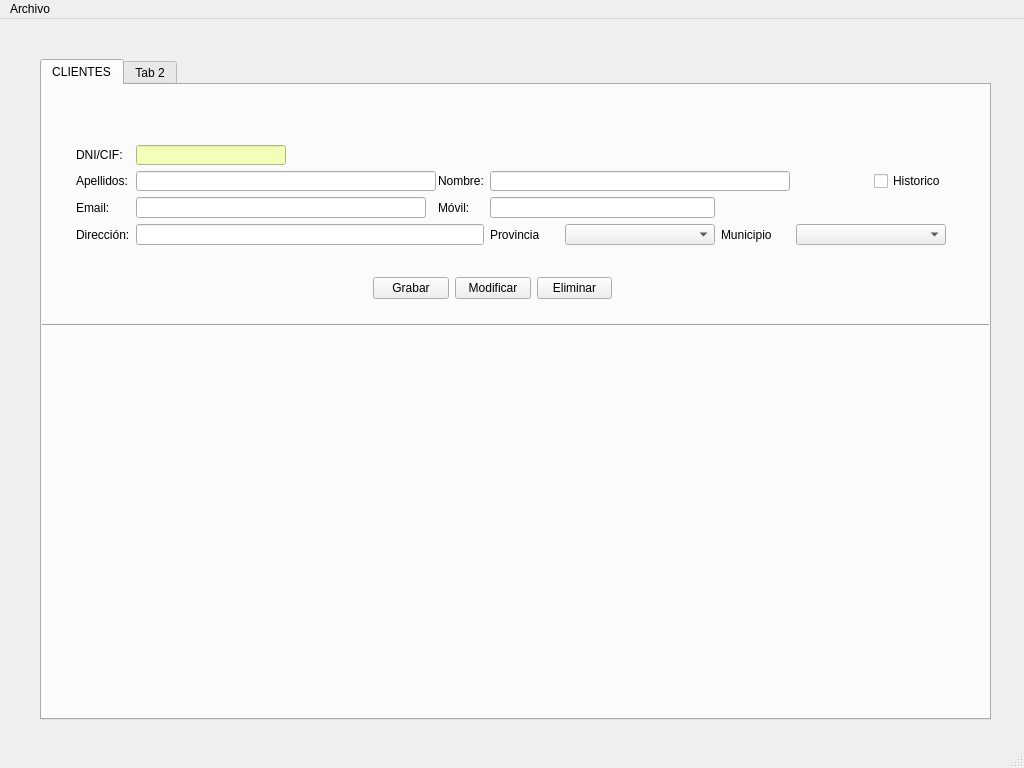
<?xml version="1.0" encoding="UTF-8"?>
<ui version="4.0">
 <class>venPrincipal</class>
 <widget class="QMainWindow" name="venPrincipal">
  <property name="geometry">
   <rect>
    <x>0</x>
    <y>0</y>
    <width>1024</width>
    <height>768</height>
   </rect>
  </property>
  <property name="minimumSize">
   <size>
    <width>1024</width>
    <height>768</height>
   </size>
  </property>
  <property name="maximumSize">
   <size>
    <width>1024</width>
    <height>768</height>
   </size>
  </property>
  <property name="baseSize">
   <size>
    <width>0</width>
    <height>0</height>
   </size>
  </property>
  <property name="windowTitle">
   <string>MainWindow</string>
  </property>
  <widget class="QWidget" name="centralwidget">
   <widget class="QTabWidget" name="panPrincipal">
    <property name="geometry">
     <rect>
      <x>40</x>
      <y>40</y>
      <width>951</width>
      <height>661</height>
     </rect>
    </property>
    <property name="currentIndex">
     <number>0</number>
    </property>
    <widget class="QWidget" name="tabClientes">
     <attribute name="title">
      <string>CLIENTES</string>
     </attribute>
     <widget class="Line" name="line">
      <property name="geometry">
       <rect>
        <x>0</x>
        <y>230</y>
        <width>951</width>
        <height>20</height>
       </rect>
      </property>
      <property name="orientation">
       <enum>Qt::Horizontal</enum>
      </property>
     </widget>
     <widget class="QWidget" name="layoutWidget">
      <property name="geometry">
       <rect>
        <x>331</x>
        <y>191</y>
        <width>239</width>
        <height>25</height>
       </rect>
      </property>
      <layout class="QHBoxLayout" name="horizontalLayout">
       <item>
        <widget class="QPushButton" name="btnGrabarCli">
         <property name="text">
          <string>Grabar</string>
         </property>
        </widget>
       </item>
       <item>
        <widget class="QPushButton" name="btnModificarCli">
         <property name="text">
          <string>Modificar</string>
         </property>
        </widget>
       </item>
       <item>
        <widget class="QPushButton" name="btnDelCli">
         <property name="text">
          <string>Eliminar</string>
         </property>
        </widget>
       </item>
      </layout>
     </widget>
     <widget class="QWidget" name="layoutWidget">
      <property name="geometry">
       <rect>
        <x>34</x>
        <y>60</y>
        <width>870</width>
        <height>100</height>
       </rect>
      </property>
      <layout class="QGridLayout" name="gridLayout">
       <item row="0" column="0">
        <widget class="QLabel" name="lblDniCli">
         <property name="text">
          <string>DNI/CIF:</string>
         </property>
        </widget>
       </item>
       <item row="0" column="1">
        <widget class="QLineEdit" name="txtDniCli">
         <property name="minimumSize">
          <size>
           <width>120</width>
           <height>20</height>
          </size>
         </property>
         <property name="maximumSize">
          <size>
           <width>150</width>
           <height>16777215</height>
          </size>
         </property>
         <property name="styleSheet">
          <string notr="true">background-color: rgb(243, 255, 185);</string>
         </property>
         <property name="text">
          <string/>
         </property>
        </widget>
       </item>
       <item row="1" column="0">
        <widget class="QLabel" name="lblApeCli">
         <property name="text">
          <string>Apellidos:</string>
         </property>
        </widget>
       </item>
       <item row="1" column="1">
        <widget class="QLineEdit" name="txtApeCli">
         <property name="minimumSize">
          <size>
           <width>300</width>
           <height>20</height>
          </size>
         </property>
        </widget>
       </item>
       <item row="1" column="2">
        <spacer name="horizontalSpacer">
         <property name="orientation">
          <enum>Qt::Horizontal</enum>
         </property>
         <property name="sizeHint" stdset="0">
          <size>
           <width>20</width>
           <height>20</height>
          </size>
         </property>
        </spacer>
       </item>
       <item row="1" column="3">
        <widget class="QLabel" name="lblNomCli">
         <property name="text">
          <string>Nombre:</string>
         </property>
        </widget>
       </item>
       <item row="2" column="0">
        <widget class="QLabel" name="lblEmailCli">
         <property name="text">
          <string>Email:</string>
         </property>
        </widget>
       </item>
       <item row="2" column="1">
        <widget class="QLineEdit" name="txtEmailCli"/>
       </item>
       <item row="2" column="4" colspan="2">
        <widget class="QLineEdit" name="txtMovilCli">
         <property name="text">
          <string/>
         </property>
        </widget>
       </item>
       <item row="3" column="0">
        <widget class="QLabel" name="lblDirCli">
         <property name="text">
          <string>Dirección:</string>
         </property>
        </widget>
       </item>
       <item row="3" column="4">
        <widget class="QLabel" name="lblProvCli">
         <property name="text">
          <string>Provincia</string>
         </property>
        </widget>
       </item>
       <item row="3" column="5">
        <widget class="QComboBox" name="comboProvinciaCli">
         <property name="minimumSize">
          <size>
           <width>150</width>
           <height>0</height>
          </size>
         </property>
         <property name="maximumSize">
          <size>
           <width>150</width>
           <height>16777215</height>
          </size>
         </property>
        </widget>
       </item>
       <item row="3" column="6">
        <widget class="QLabel" name="lblMunicipoCli">
         <property name="text">
          <string>Municipio</string>
         </property>
        </widget>
       </item>
       <item row="3" column="7" colspan="2">
        <widget class="QComboBox" name="comboMunicipioCli">
         <property name="minimumSize">
          <size>
           <width>150</width>
           <height>0</height>
          </size>
         </property>
         <property name="maximumSize">
          <size>
           <width>150</width>
           <height>16777215</height>
          </size>
         </property>
        </widget>
       </item>
       <item row="3" column="1" colspan="3">
        <widget class="QLineEdit" name="txtDirCli">
         <property name="text">
          <string/>
         </property>
        </widget>
       </item>
       <item row="2" column="3">
        <widget class="QLabel" name="lblMovilCli">
         <property name="text">
          <string>Móvil:</string>
         </property>
        </widget>
       </item>
       <item row="1" column="4" colspan="3">
        <widget class="QLineEdit" name="txtNomCli">
         <property name="minimumSize">
          <size>
           <width>300</width>
           <height>20</height>
          </size>
         </property>
        </widget>
       </item>
       <item row="1" column="8">
        <widget class="QCheckBox" name="chkHistoriaCli">
         <property name="text">
          <string>Historico</string>
         </property>
        </widget>
       </item>
      </layout>
     </widget>
    </widget>
    <widget class="QWidget" name="tabConstruccion">
     <attribute name="title">
      <string>Tab 2</string>
     </attribute>
     <widget class="QLabel" name="label">
      <property name="geometry">
       <rect>
        <x>160</x>
        <y>140</y>
        <width>141</width>
        <height>31</height>
       </rect>
      </property>
      <property name="text">
       <string>PANEL EN CONSTRUCCION</string>
      </property>
     </widget>
    </widget>
   </widget>
  </widget>
  <widget class="QMenuBar" name="menubar">
   <property name="geometry">
    <rect>
     <x>0</x>
     <y>0</y>
     <width>1024</width>
     <height>21</height>
    </rect>
   </property>
   <widget class="QMenu" name="menuArchivo">
    <property name="title">
     <string>Archivo</string>
    </property>
    <addaction name="actionSalir"/>
   </widget>
   <addaction name="menuArchivo"/>
  </widget>
  <widget class="QStatusBar" name="statusbar"/>
  <action name="actionSalir">
   <property name="text">
    <string>Salir</string>
   </property>
  </action>
 </widget>
 <resources/>
 <connections/>
</ui>
